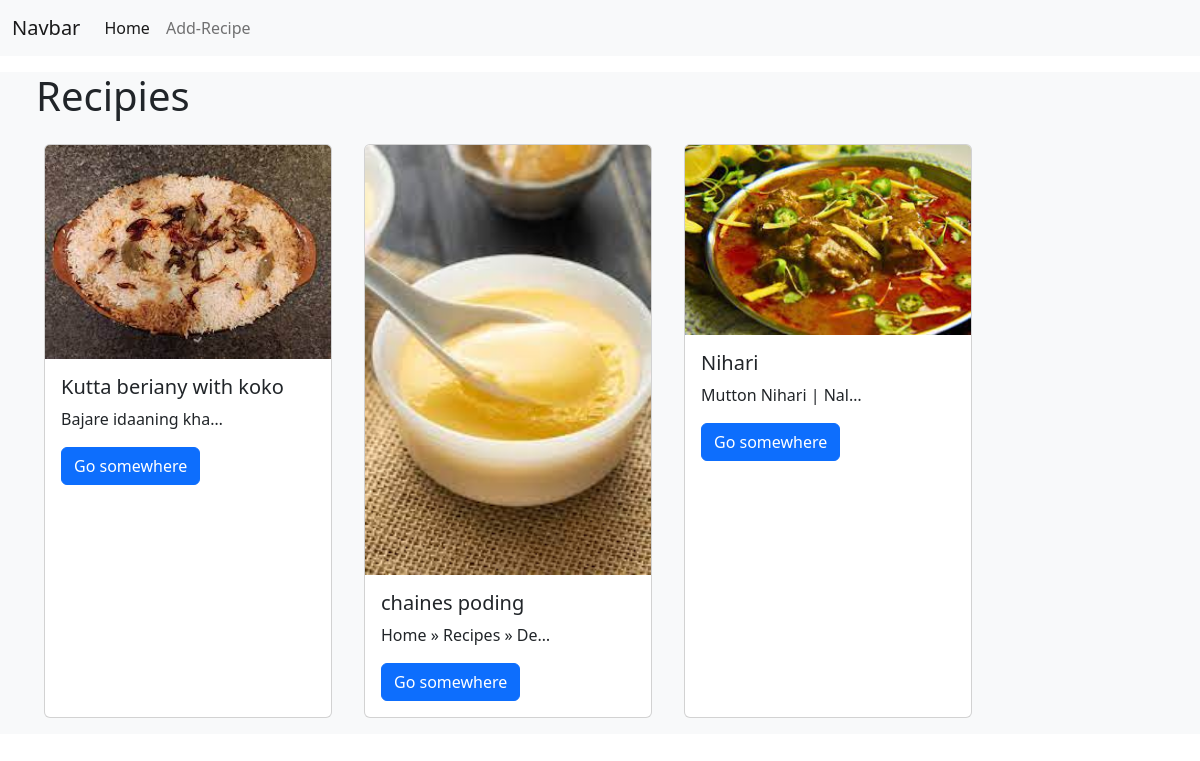
The page / on the database its author committed.
### recipe/models.py (models this page shows, shortened)
class Recipe(models.Model):
    user = models.ForeignKey(User, on_delete=models.SET_NULL, null=True, blank=True)
    recipeName = models.CharField(max_length=100)
    recipeCode = models.ImageField()
    recipeDetils = models.TextField()
    recipeImage = models.ImageField(upload_to='RacipeImg')

### home/views.py (the view)
# urls.py: 2. Add a URL to urlpatterns:  path('', views.home, name='home')
def home(request):
    recipes = Recipe.objects.all()
    return render(request, "home/home.html", context={'recipes':recipes, 'page':'RacipeHOME'})

### home/templates/home/home.html (shortened to what this page needs)
{% extends 'base.html' %}
{% block main %}
    <nav class="navbar navbar-expand-lg bg-light">
        <div class="container-fluid">
        <a class="navbar-brand" href="#">Navbar</a>
        <div class="collapse navbar-collapse" id="navbarSupportedContent">
            <ul class="navbar-nav me-auto mb-2 mb-lg-0">
                <li class="nav-item">
                    <a class="nav-link active" aria-current="page" href="/">Home</a>
                </li>
                <li class="nav-item">
                    <a class="nav-link" href="/recipe/">Add-Recipe</a>
                </li>
            </ul>
        </div>
        </div>
    </nav>
    <div class="container-fluid mt-3 bg-light">
        <h1 class="mx-4">Recipies</h1>
        <div class="mt-2 p-3 d-flex justify-content-start">
            {% for recipe  in  recipes%}
                <div class="card mx-3" style="width: 18rem;">
                    <img src="/media/{{recipe.recipeImage}}" class="card-img-top" alt="...">
                    <div class="card-body">
                        <h5 class="card-title">{{recipe.recipeName}}</h5>
                        <p class="card-text">{{recipe.recipeDetils|truncatechars:20}}</p>
                        <a href="#" class="btn btn-primary">Go somewhere</a>
                    </div>
                </div>
            {% endfor %}
        </div>
    </div>
{% endblock main %}

### rows shown on the page
Recipe: recipeImage (picture), recipeName "Kutta beriany with koko", recipeDetils "Bajare idaaning kha…"
Recipe: recipeImage (picture), recipeName "chaines poding", recipeDetils "Home » Recipes » De…"
Recipe: recipeImage (picture), recipeName "Nihari", recipeDetils "Mutton Nihari | Nal…"
